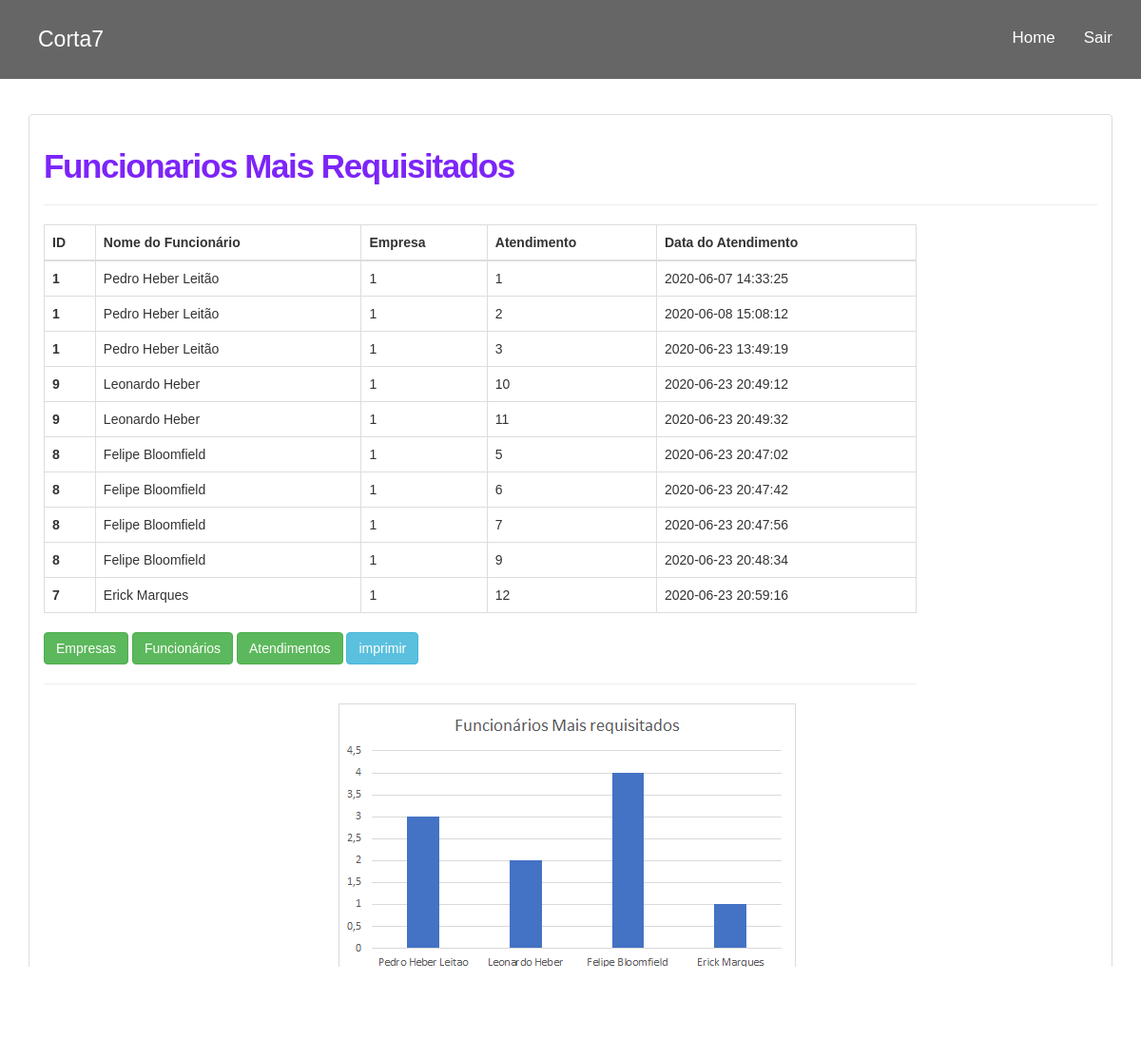
/funcionariosrequisitados.php (signed in), run on the app's committed database.
### tables this page shows
CREATE TABLE `tbatendimento` (
  `id_atendimento` int(11) NOT NULL,
  `data_atendimento` timestamp NOT NULL DEFAULT current_timestamp(),
  `fk_empresa_atend` int(11) NOT NULL,
  `fk_cliente_atend` int(11) NOT NULL,
  `fk_func_atend` int(11) NOT NULL
);

CREATE TABLE `tbfuncionario` (
  `id_func` int(11) NOT NULL,
  `nome_func` varchar(50) NOT NULL,
  `fone_func` varchar(20) NOT NULL,
  `func_nasc` date NOT NULL,
  `func_end` varchar(100) DEFAULT NULL,
  `func_bairro` varchar(50) DEFAULT NULL,
  `func_cidade` varchar(50) DEFAULT NULL,
  `func_uf` varchar(2) DEFAULT NULL,
  `func_cep` varchar(10) DEFAULT NULL,
  `func_cpf` varchar(11) DEFAULT NULL,
  `func_rg` varchar(10) DEFAULT NULL,
  `func_pis` varchar(11) DEFAULT NULL,
  `fk_empresa` int(11) NOT NULL
);

### funcionariosrequisitados.php (the view, shortened to what this page needs)
<!DOCTYPE html>
<html lang="pt-br">
<head>
  <link href="bootstrap/css/bootstrap.min.css" rel="stylesheet">
  <link href="estilo.css" rel="stylesheet">
  </head>
  <body>
    <nav class="navbar navbar-fixed-top navbar-inverse navbar-transparente">
      <div class="container">
        <div class="navbar-header">
        <div class="site-logo">
          <a href="index.php">Corta7</a>
        </div>
      </div>
      <div class="collapse navbar-collapse" id="barra-navegacao">
        <ul class="nav navbar-nav navbar-right">
          <li><a href="home.php">Home</a></li>
          <li><a href="sair.php">Sair</a></li>
        </ul>
      </div>
    </div>
  </nav>
  <div class="container">
    <br /><br />
    <br /><br />
    <br /><br />
    <div id="d">
    <div class="panel panel-default">
     <div class="panel-body">
      <h3 style="font-size: 35px;
      font-weight: 700;
      letter-spacing: -0.04em; color: #7c25f8;">Funcionarios Mais Requisitados</h3>
      <hr />
      <div class="row justify-content-center mb-6">
        <div class="col-sm-12 col-md-10 col-gl-8">
          <?php
          $objDb = new db();
          $link = $objDb->conecta_mysql();
          $iduser =  $_SESSION['id_usuario'];
          $sqlprim = "SELECT * FROM tbempresa WHERE idempresa = '$iduser'";
          $resultado_idprim = mysqli_query($link, $sqlprim);
          $dados_func = mysqli_fetch_array($resultado_idprim);
          $funcempresa = $dados_func['idempresa'];
          $sql = "SELECT * FROM tbatendimento as a join tbfuncionario as f on f.id_func = a.fk_func_atend WHERE fk_empresa = '$funcempresa' ORDER BY nome_func desc ;";
          $resultado_func = mysqli_query($link, $sql);
          if(($resultado_func) AND ($resultado_func->num_rows != 0)){
            ?>
            <table class="table table-bordered table-hover">
             <thead>
               <tr>
                <th >ID</th>
                <th >Nome do Funcionário</th>
                <th >Empresa</th>
                <th >Atendimento</th>
                <th>Data do Atendimento</th>
              </tr>
            </thead>
            <tbody>
              <?php
              while($row_func = mysqli_fetch_array($resultado_func)){
                ?>
                <tr>
                  <th><?php echo $row_func['id_func']; ?></th>
                  <td><?php echo $row_func['nome_func']; ?></td>
                  <td><?php echo $row_func['fk_empresa']; ?></td>
                  <td><?php echo $row_func['id_atendimento']; ?></td>
                  <td><?php echo $row_func['data_atendimento']; ?></td>
                </tr>
              <?php   }  ?>
            </tbody>
          </table>
          <a tabindex="0" class="btn btn-success" role="button" data-toggle="popover" data-placement="right" data-trigger="focus" href="empresascadastradas.php"
          title="Empresas">Empresas</a>
          <a tabindex="0" class="btn btn-success" role="button" data-toggle="popover" data-placement="right" data-trigger="focus" href="funcionarioscadastrados.php"
          title="Produtos">Funcionários</a>
          <a tabindex="0" class="btn btn-success" role="button" data-toggle="popover" data-placement="right" data-trigger="focus" href="atendimentoscadastrados.php"
          title="Atendimentos">Atendimentos</a>
          <input type="button" class="btn btn-info" value="imprimir" name="imprimir" onclick="imprime()">
          <?php
        }else{
          echo "<div class='alert alert-danger' role='alert'>Nenhum Relatório disponivel!</div>";
        }
        ?>
        <hr />
      </div>
      <div>
        <img src="graficos/funcionarios.png"  style= "display: block;
        margin-left: 325px;
        margin-right: 325px }">
        <hr />
      </div>
    </div>
  </div>
</div>
</div>
</div>
</body>
</html>

### estilo.css (style rules this page uses)
html, body, .capa { height: 100%; }
body { background: url('imagens/capa4.jpg'); background-attachment: fixed; font-family: Helvetica,Arial,sans-serif; overflow-x: hidden; }
nav.navbar-transparente { padding: 15px 0px; background: rgba(0, 0, 0, 0.6); border: none; }
.site-logo { margin: 5px 5px; padding: 5px 5px; font-size: 23px; }
.site-logo a { color: #fff; text-decoration:none; }
#barra-navegacao { font-size: 17px; }
.navbar-inverse .navbar-nav>li>a { color: white; }
.navbar-inverse .navbar-nav>li>a, footer .nav a { color: white; }
h3 { font-size: 35px; font-weight: 700; letter-spacing: -0.04em; }

### data on the page
tbatendimento: fk_func_atend.id_func "1", fk_func_atend.nome_func "Pedro Heber Leitão", fk_func_atend.fk_empresa "1", id_atendimento "1", data_atendimento "2020-06-07 14:33:25"
tbatendimento: fk_func_atend.id_func "1", fk_func_atend.nome_func "Pedro Heber Leitão", fk_func_atend.fk_empresa "1", id_atendimento "2", data_atendimento "2020-06-08 15:08:12"
tbatendimento: fk_func_atend.id_func "1", fk_func_atend.nome_func "Pedro Heber Leitão", fk_func_atend.fk_empresa "1", id_atendimento "3", data_atendimento "2020-06-23 13:49:19"
tbatendimento: fk_func_atend.id_func "9", fk_func_atend.nome_func "Leonardo Heber", fk_func_atend.fk_empresa "1", id_atendimento "10", data_atendimento "2020-06-23 20:49:12"
tbatendimento: fk_func_atend.id_func "9", fk_func_atend.nome_func "Leonardo Heber", fk_func_atend.fk_empresa "1", id_atendimento "11", data_atendimento "2020-06-23 20:49:32"
tbatendimento: fk_func_atend.id_func "8", fk_func_atend.nome_func "Felipe Bloomfield", fk_func_atend.fk_empresa "1", id_atendimento "5", data_atendimento "2020-06-23 20:47:02"
tbatendimento: fk_func_atend.id_func "8", fk_func_atend.nome_func "Felipe Bloomfield", fk_func_atend.fk_empresa "1", id_atendimento "6", data_atendimento "2020-06-23 20:47:42"
tbatendimento: fk_func_atend.id_func "8", fk_func_atend.nome_func "Felipe Bloomfield", fk_func_atend.fk_empresa "1", id_atendimento "7", data_atendimento "2020-06-23 20:47:56"
tbatendimento: fk_func_atend.id_func "8", fk_func_atend.nome_func "Felipe Bloomfield", fk_func_atend.fk_empresa "1", id_atendimento "9", data_atendimento "2020-06-23 20:48:34"
tbatendimento: fk_func_atend.id_func "7", fk_func_atend.nome_func "Erick Marques", fk_func_atend.fk_empresa "1", id_atendimento "12", data_atendimento "2020-06-23 20:59:16"
